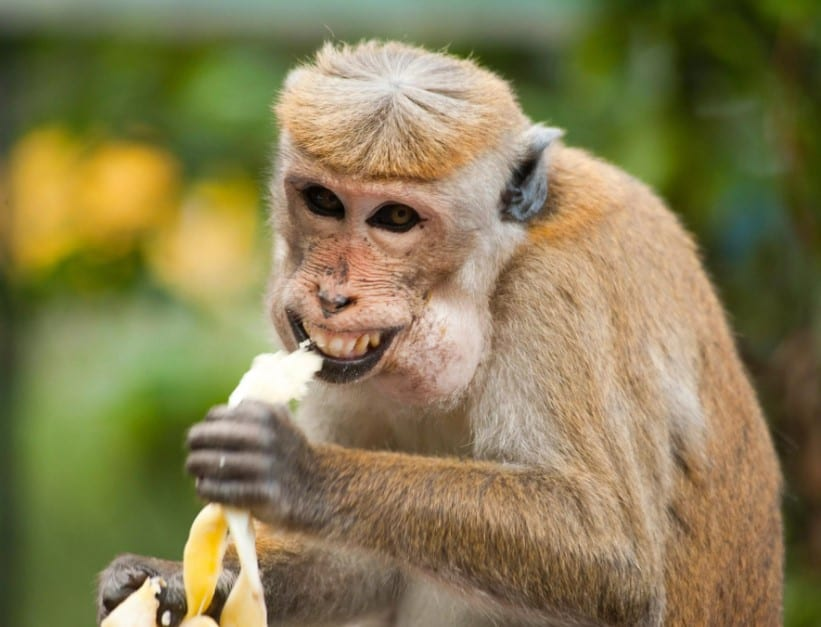
#> input picture monyet1.jpg, 821 x 627 px
$ python HistogramEqualisation.py
#> lines starting #> are read from the running program, lines starting #| are printed output that depends on the picture
import cv2
import numpy as np
from matplotlib import pyplot as plt

# membaca gambar
img = cv2.imread('monyet1.jpg', 0)
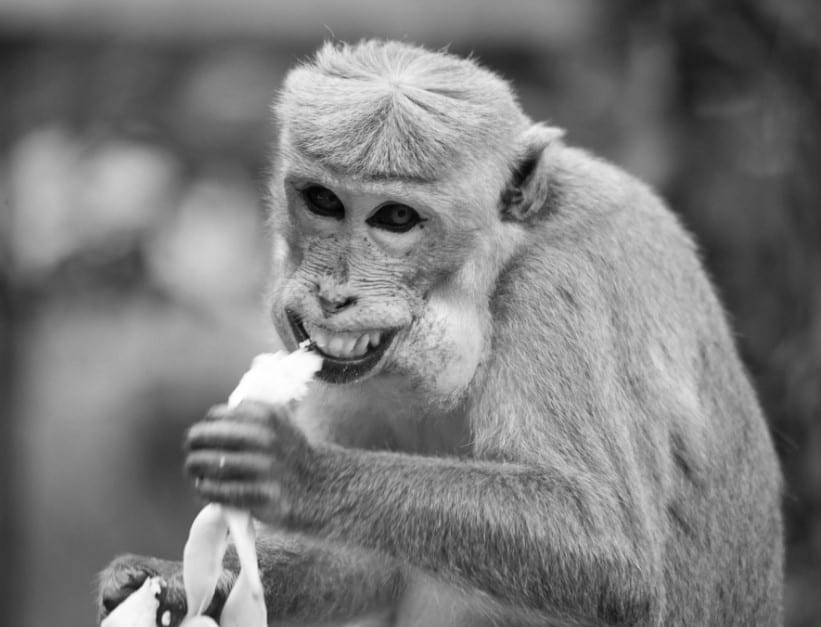
#> img: shape (627, 821); min 1, max 255, mean 123.7

# menghitung histogram gambar asli
hist, bins = np.histogram(img.flatten(), 256, [0, 256])
#> hist = 256 values, max 4441 at index 85, min 0 at index 0, mean 2010.8; bins = 257 values from 0 to 256

# melakukan ekualisasi histogram
equ_img = cv2.equalizeHist(img)
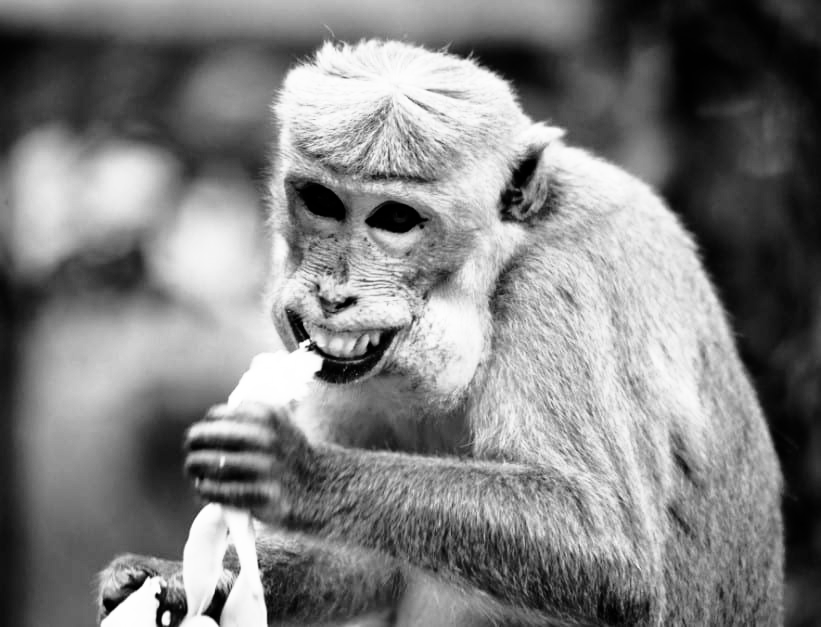
#> equ_img: shape (627, 821); min 0, max 255, mean 128.3

# menghitung histogram gambar yang telah di-ekualisasi
equ_hist, equ_bins = np.histogram(equ_img.flatten(), 256, [0, 256])
#> equ_hist = 256 values, max 4441 at index 64, min 0 at index 16, mean 2010.8; equ_bins = 257 values from 0 to 256

# menampilkan gambar asli dan gambar yang telah di-ekualisasi
cv2.imshow('Original Image', img)
cv2.imshow('Equalized Image', equ_img)

# menampilkan grafik histogram sebelum dan sesudah ekualisasi
plt.figure(figsize=(8, 6))
plt.hist(img.flatten(), 256, [0, 256], color='r')
plt.hist(equ_img.flatten(), 256, [0, 256], color='b')
plt.xlim([0, 256])
plt.legend(('Original Image', 'Equalized Image'), loc='upper left')
plt.show()
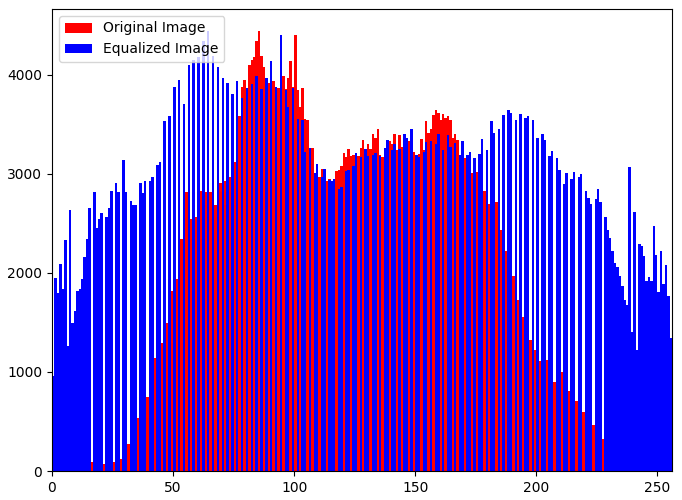
#> figure drawn by matplotlib, 1 panel; tallest bar 4441 high, from x = 85 to 86; tallest bar 4441 high, from x = 64 to 65

cv2.waitKey(0)
cv2.destroyAllWindows()

$ run again, with monyet2.jpg copied over monyet1.jpg
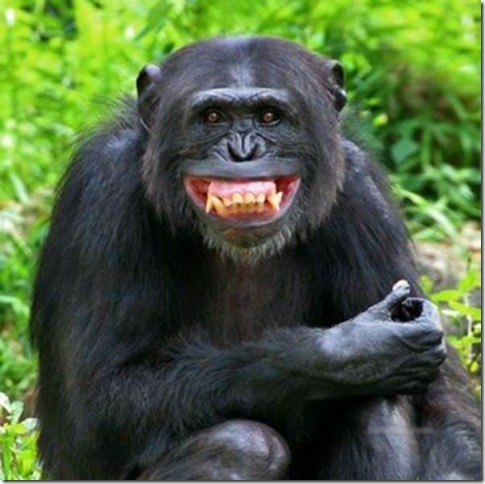
#> input picture monyet2.jpg, 485 x 484 px
#> hist = 256 values, max 2343 at index 36, min 0 at index 254, mean 917; bins = 257 values from 0 to 256
#> `equ_img = cv2.equalizeHist(img)`:
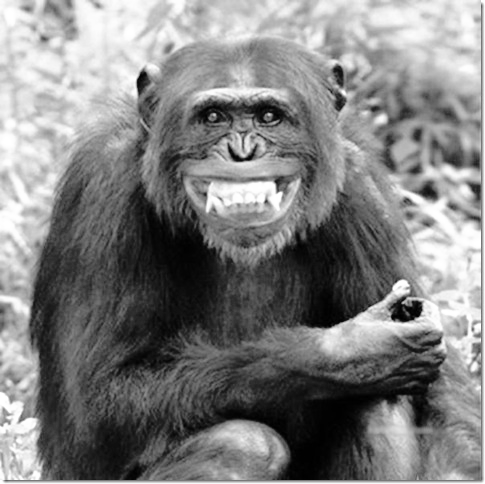
#> equ_img: shape (484, 485); min 0, max 255, mean 128.2
#> equ_hist = 256 values, max 2343 at index 53, min 0 at index 13, mean 917; equ_bins = 257 values from 0 to 256
#> `plt.show()`:
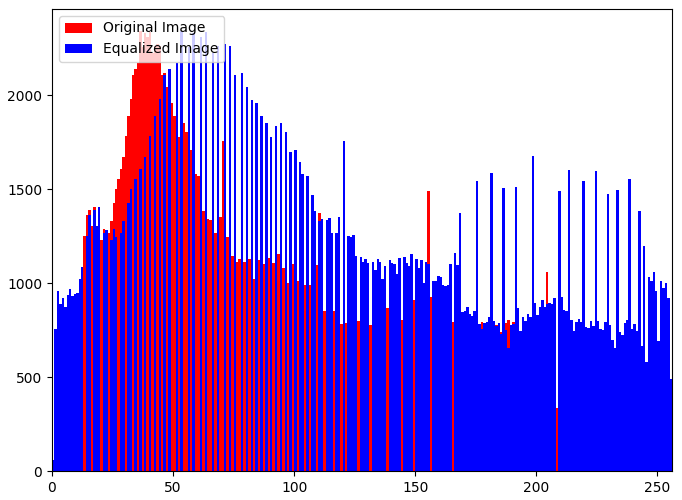
#> figure drawn by matplotlib, 1 panel; tallest bar 2343 high, from x = 36 to 37; tallest bar 2343 high, from x = 53 to 54
